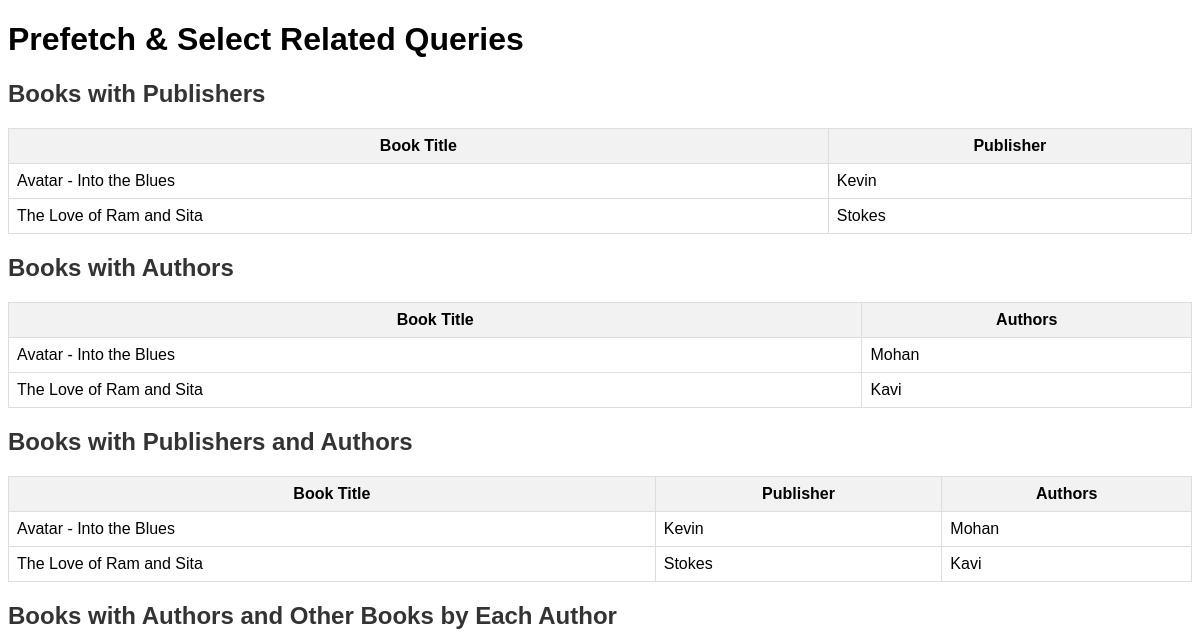
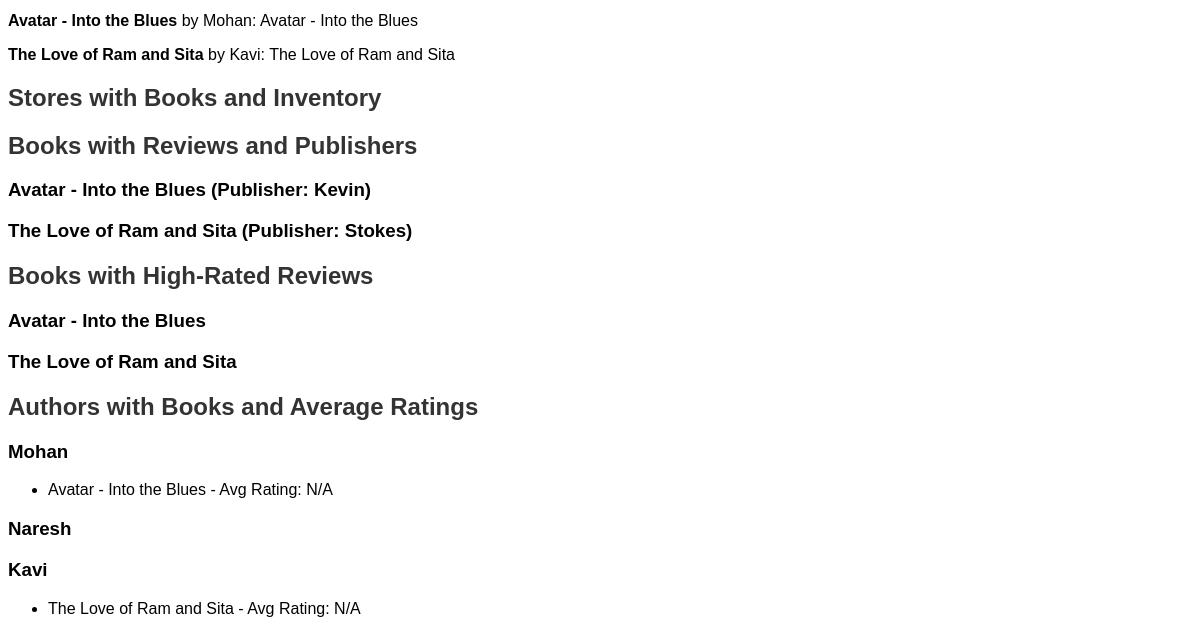
Before: /fetching/ with the older database file (2 pictures, top to bottom).
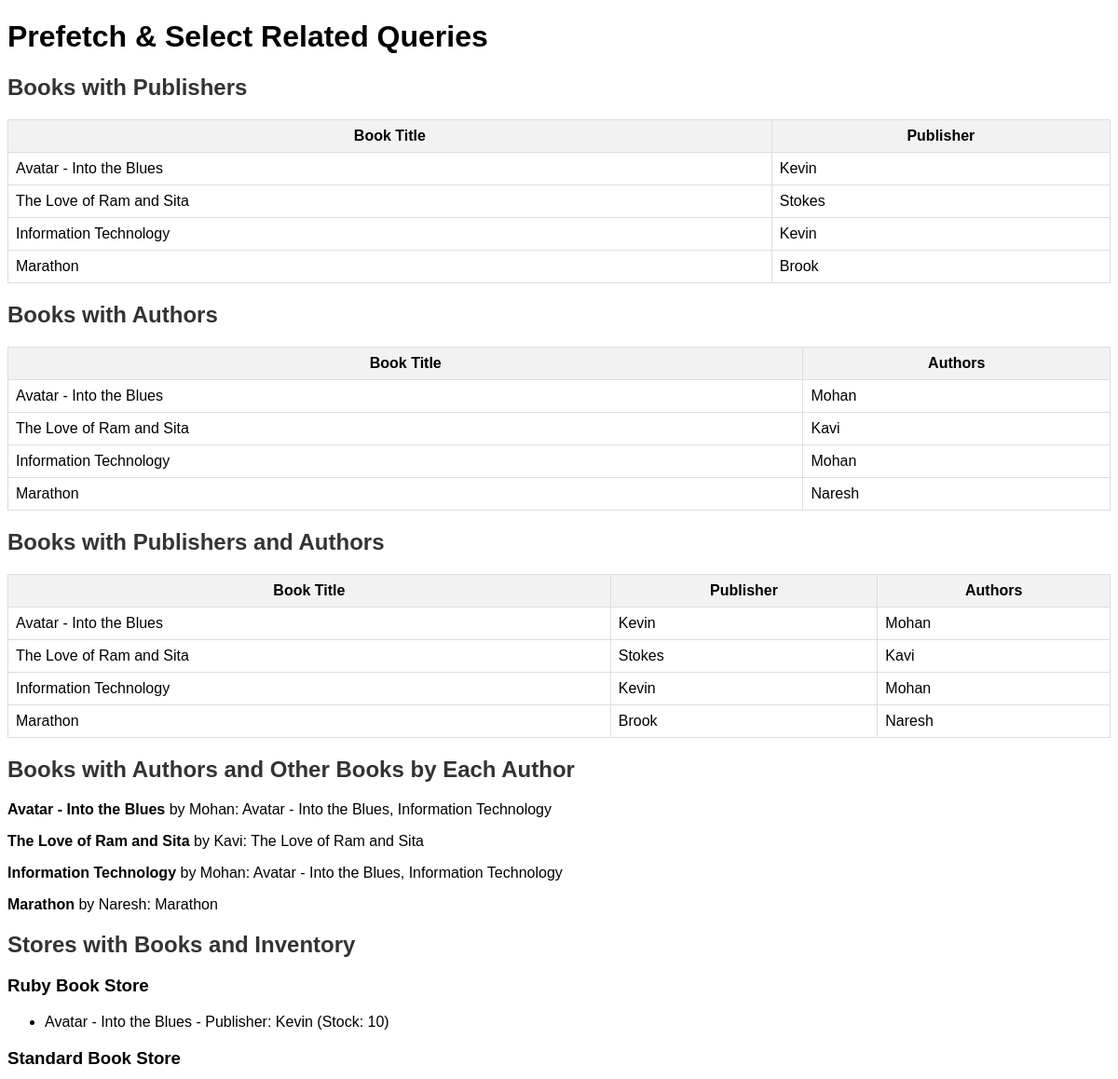
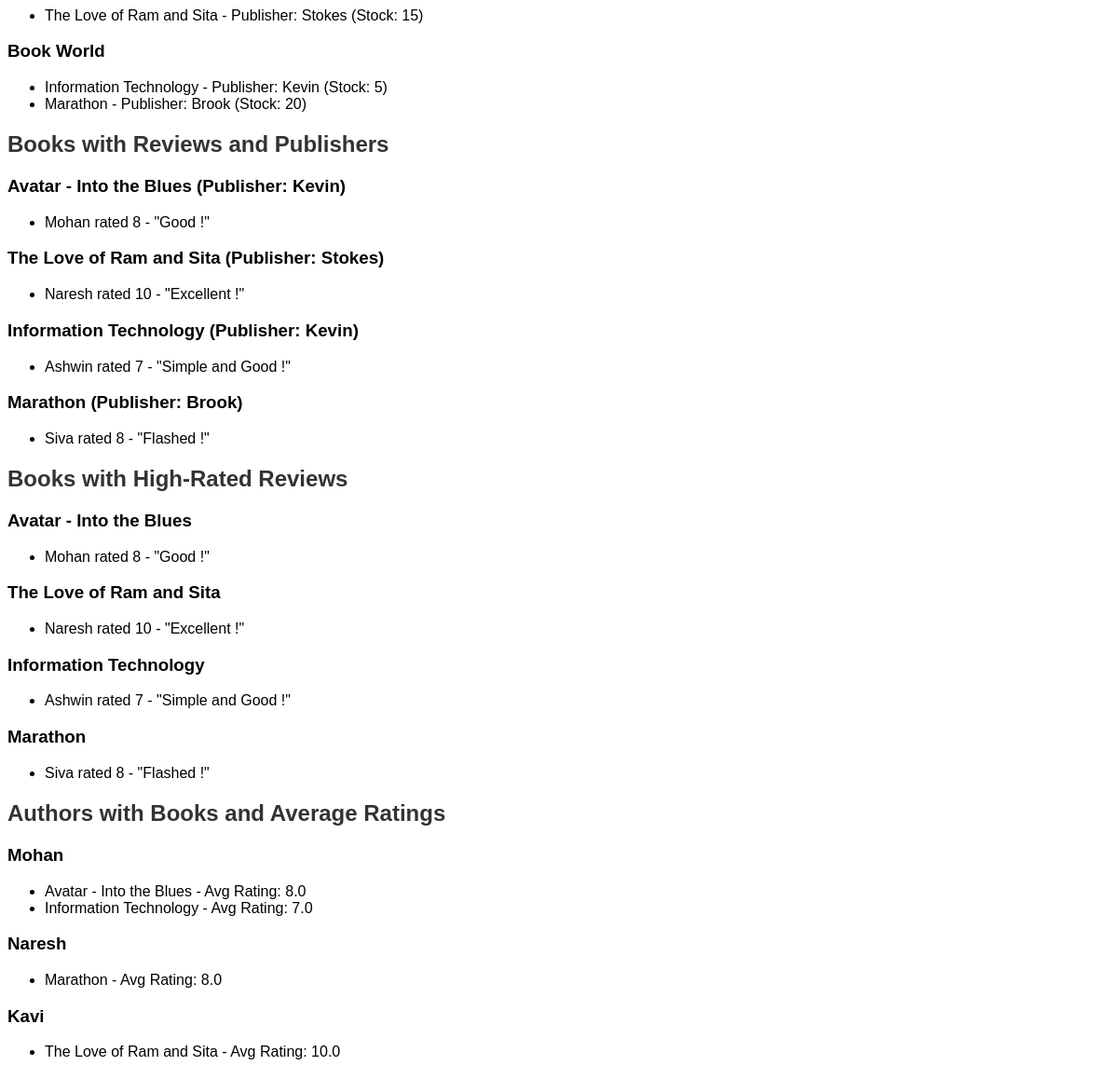
After: the same page with the newer database file (2 pictures, top to bottom).
### myapp/models.py (models this page shows)
class Book(models.Model):
    title = models.CharField(max_length=100)
    publisher = models.ForeignKey(Publisher, on_delete=models.CASCADE)
    authors = models.ManyToManyField(Author)
    published_date = models.DateField(null=True)
    genre = models.CharField(max_length=50, null=True, blank=True)

class Publisher(models.Model):
    name = models.CharField(max_length=100)

class Author(models.Model):
    name = models.CharField(max_length=100)
    age = models.IntegerField(blank=True, null=True)

class Store(models.Model):
    name = models.CharField(max_length=100)
    books = models.ManyToManyField(Book, through='Inventory')

class Inventory(models.Model):
    store = models.ForeignKey(Store, on_delete=models.CASCADE)
    book = models.ForeignKey(Book, on_delete=models.CASCADE)
    stock = models.IntegerField()

class Review(models.Model):
    book = models.ForeignKey(Book, on_delete=models.CASCADE)
    reviewer_name = models.CharField(max_length=100)
    rating = models.IntegerField()
    comment = models.TextField()

### myapp/views.py (the view)
# urls.py: path('fetching/', views.prefetch_select_related_fetching, name='fetching'),
def prefetch_select_related_fetching(request):
    books_with_publishers = Book.objects.select_related('publisher').all()
    books_with_authors = Book.objects.prefetch_related('authors').all()
    books_with_publishers_and_authors = Book.objects.select_related('publisher').prefetch_related('authors').all()
    books_with_authors_and_other_books = Book.objects.prefetch_related('authors', 'authors__book_set').all()
    stores_with_books_and_inventory = Store.objects.prefetch_related('inventory_set__book__publisher').all()
    books_with_reviews_and_publishers = Book.objects.select_related('publisher').prefetch_related('review_set').all()
    high_rated_reviews = Review.objects.filter(rating__gte=4)
    books_with_high_rated_reviews = Book.objects.prefetch_related(
        Prefetch('review_set', queryset=high_rated_reviews)
    ).all()
    authors_with_books_and_avg_rating = Author.objects.prefetch_related(
        Prefetch('book_set', queryset=Book.objects.annotate(avg_rating=Avg('review__rating')))
    ).all()
    context = {
        'books_with_publishers': books_with_publishers,
        'books_with_authors': books_with_authors,
        'books_with_publishers_and_authors': books_with_publishers_and_authors,
        'books_with_authors_and_other_books': books_with_authors_and_other_books,
        'stores_with_books_and_inventory': stores_with_books_and_inventory,
        'books_with_reviews_and_publishers': books_with_reviews_and_publishers,
        'books_with_high_rated_reviews': books_with_high_rated_reviews,
        'authors_with_books_and_avg_rating': authors_with_books_and_avg_rating,
    }
    return render(request, 'all_fetching_examples.html', context)

### templates/all_fetching_examples.html (shortened to what this page needs)
<!DOCTYPE html>
<html lang="en">
<head>
</head>
<body>
    <h1>Prefetch & Select Related Queries</h1>
    <div class="section">
        <h2>Books with Publishers</h2>
        <table>
            <tr><th>Book Title</th><th>Publisher</th></tr>
            {% for book in books_with_publishers %}
                <tr><td>{{ book.title }}</td><td>{{ book.publisher.name }}</td></tr>
            {% endfor %}
        </table>
    </div>
    <div class="section">
        <h2>Books with Authors</h2>
        <table>
            <tr><th>Book Title</th><th>Authors</th></tr>
            {% for book in books_with_authors %}
                <tr>
                    <td>{{ book.title }}</td>
                    <td>
                        {% for author in book.authors.all %}
                            {{ author.name }}{% if not forloop.last %}, {% endif %}
                        {% endfor %}
                    </td>
                </tr>
            {% endfor %}
        </table>
    </div>
    <div class="section">
        <h2>Books with Publishers and Authors</h2>
        <table>
            <tr><th>Book Title</th><th>Publisher</th><th>Authors</th></tr>
            {% for book in books_with_publishers_and_authors %}
                <tr>
                    <td>{{ book.title }}</td>
                    <td>{{ book.publisher.name }}</td>
                    <td>
                        {% for author in book.authors.all %}
                            {{ author.name }}{% if not forloop.last %}, {% endif %}
                        {% endfor %}
                    </td>
                </tr>
            {% endfor %}
        </table>
    </div>
    <div class="section">
        <h2>Books with Authors and Other Books by Each Author</h2>
        {% for book in books_with_authors_and_other_books %}
            <p><strong>{{ book.title }}</strong> by
                {% for author in book.authors.all %}
                    {{ author.name }}:
                    {% for other_book in author.book_set.all %}
                        {{ other_book.title }}{% if not forloop.last %}, {% endif %}
                    {% endfor %}
                {% endfor %}
            </p>
        {% endfor %}
    </div>
    <div class="section">
        <h2>Stores with Books and Inventory</h2>
        {% for store in stores_with_books_and_inventory %}
            <h3>{{ store.name }}</h3>
            <ul>
                {% for inventory in store.inventory_set.all %}
                    <li>{{ inventory.book.title }} - Publisher: {{ inventory.book.publisher.name }} (Stock: {{ inventory.stock }})</li>
                {% endfor %}
            </ul>
        {% endfor %}
    </div>
    <div class="section">
        <h2>Books with Reviews and Publishers</h2>
        {% for book in books_with_reviews_and_publishers %}
            <h3>{{ book.title }} (Publisher: {{ book.publisher.name }})</h3>
            <ul>
                {% for review in book.review_set.all %}
                    <li>{{ review.reviewer_name }} rated {{ review.rating }} - "{{ review.comment }}"</li>
                {% endfor %}
            </ul>
        {% endfor %}
    </div>
    <div class="section">
        <h2>Books with High-Rated Reviews</h2>
        {% for book in books_with_high_rated_reviews %}
            <h3>{{ book.title }}</h3>
            <ul>
                {% for review in book.review_set.all %}
                    <li>{{ review.reviewer_name }} rated {{ review.rating }} - "{{ review.comment }}"</li>
                {% endfor %}
            </ul>
        {% endfor %}
    </div>
    <div class="section">
        <h2>Authors with Books and Average Ratings</h2>
        {% for author in authors_with_books_and_avg_rating %}
            <h3>{{ author.name }}</h3>
            <ul>
                {% for book in author.book_set.all %}
                    <li>{{ book.title }} - Avg Rating: {{ book.avg_rating|default:"N/A" }}</li>
                {% endfor %}
            </ul>
        {% endfor %}
    </div>
</body>
</html>

### templates/all_fetching_examples.html (style rules this page uses)
body { font-family: Arial, sans-serif; }
.section { margin-bottom: 20px; }
h2 { color: #333; }
table { width: 100%; border-collapse: collapse; margin-top: 10px; }
table, th, td { border: 1px solid #ddd; padding: 8px; }
th { background-color: #f2f2f2; }

Changed rows visible on the page:
changed Book "Avatar - Into the Blues": avg_rating "N/A" → "8.0"; now shows ","
changed Book "The Love of Ram and Sita": avg_rating "N/A" → "10.0"
added Book: title "Information Technology", publisher.name "Kevin", avg_rating "7.0", Author (name "Mohan"), Book (title "Avatar - Into the Blues")
added Book: title "Marathon", publisher.name "Brook", avg_rating "8.0", Author (name "Naresh")
added Store: name "Ruby Book Store"
added Inventory: book "Avatar - Into the Blues", book.publisher.name "Kevin", stock "10", shown under "Ruby Book Store"
added Store: name "Standard Book Store"
added Inventory: book "The Love of Ram and Sita", book.publisher.name "Stokes", stock "15", shown under "Standard Book Store"
added Store: name "Book World"
added Inventory: book "Information Technology", book.publisher.name "Kevin", stock "5", shown under "Book World"
added Inventory: book "Marathon", book.publisher.name "Brook", stock "20", shown under "Book World"
added Review: reviewer_name "Mohan", rating "8", comment "Good !", shown under Book "Avatar - Into the Blues"
added Review: reviewer_name "Naresh", rating "10", comment "Excellent !", shown under Book "The Love of Ram and Sita"
added Review: reviewer_name "Ashwin", rating "7", comment "Simple and Good !"
added Review: reviewer_name "Siva", rating "8", comment "Flashed !"
